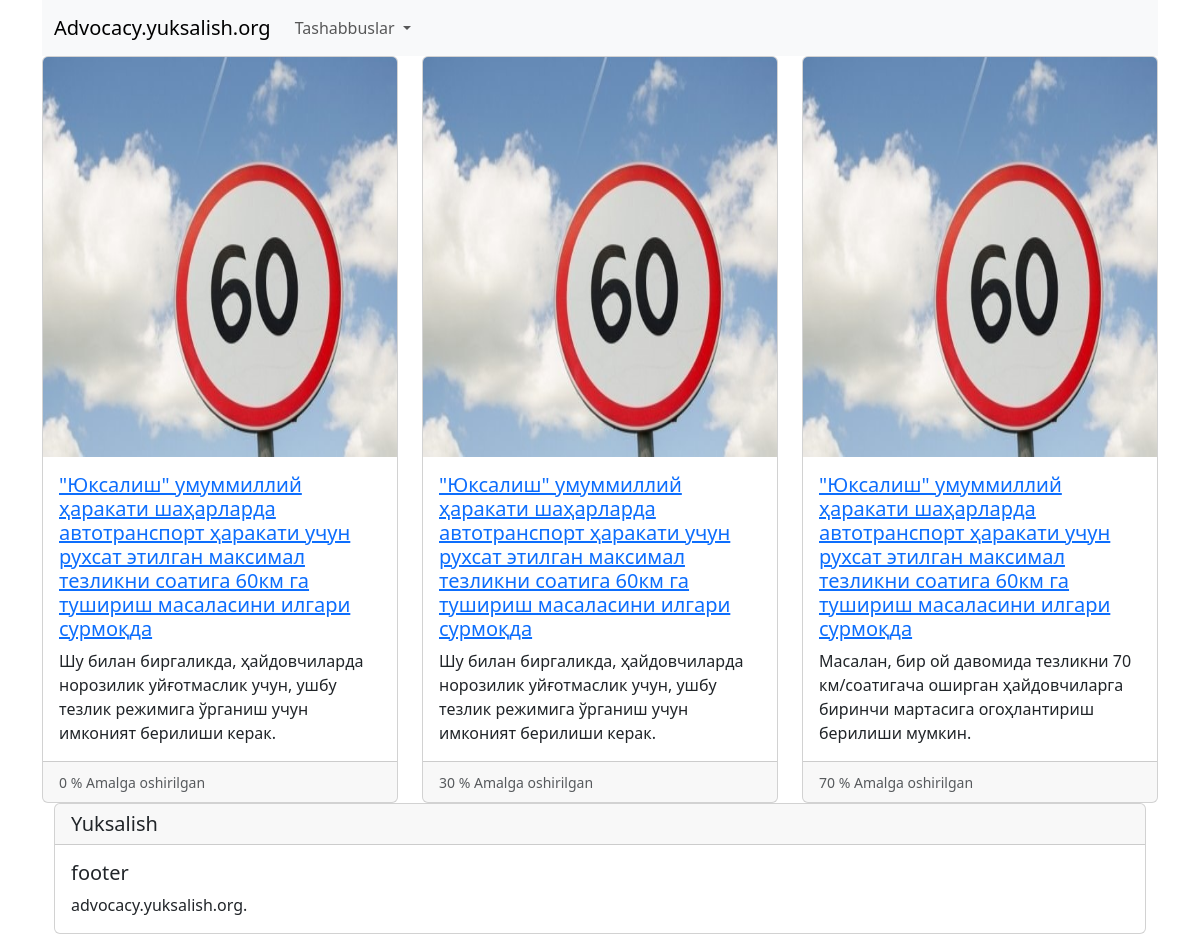
The page / on the database its author committed.
### initiatives/models.py (models this page shows, shortened)
class Initiative(models.Model):
    title = models.CharField("Nomi", max_length=200)
    summary = models.CharField("Qisqacha", max_length=200, blank=True)
    body = models.TextField("Tekst")
    photo = models.ImageField("Foto", upload_to='images/', blank=True)
    result = models.IntegerField("Natija", default=0)
    dcreated = models.DateTimeField(auto_now_add=True)
    likes = models.ManyToManyField(User, related_name='initiative_like')
    class Meta:
        verbose_name = "Tashabbus"
        verbose_name_plural = "Tashabbuslar"

### initiatives/views.py (the view)
# urls.py: path('', HomePageView.as_view(), name='home.html'),
class HomePageView(ListView):
    model = Initiative
    template_name = 'home.html'

### templates/home.html (shortened to what this page needs)
{% extends 'base.html' %}
{% block content %}
        <div class="row row-cols-1 row-cols-md-3 g-4">
        {% for initiative in object_list %}
          <div class="col">
                <div class="card h-100">
                {% if initiative.photo %}
                  <img src="{{ initiative.photo.url }}" style="height: 400px" class="card-img-top" alt="{{ initiative.title }}">
                {% endif %}
                  <div class="card-body">
                    <h5 class="card-title"><a href="{% url 'initiative_detail' initiative.pk %}">{{ initiative.title }}</a></h5>
                    <p class="card-text">{{ initiative.summary }}</p>
                  </div>
                  <div class="card-footer">
                    <small class="text-muted">{{ initiative.result }} % Amalga oshirilgan</small>
                  </div>
                </div>
          </div>
         {% endfor%}
        </div>
{% endblock content %}

### rows shown on the page
Initiative: photo (picture), title "\"Юксалиш\" умуммиллий ҳаракати шаҳарларда автотранспорт ҳаракати учун рухсат этилган максимал тезликни соатига 60км га тушириш масаласини илгари сурмоқда", summary "Шу билан биргаликда, ҳайдовчиларда норозилик уйғотмаслик учун, ушбу тезлик режимига ўрганиш учун имконият берилиши керак.", result "0"
Initiative: photo (picture), title "\"Юксалиш\" умуммиллий ҳаракати шаҳарларда автотранспорт ҳаракати учун рухсат этилган максимал тезликни соатига 60км га тушириш масаласини илгари сурмоқда", summary "Шу билан биргаликда, ҳайдовчиларда норозилик уйғотмаслик учун, ушбу тезлик режимига ўрганиш учун имконият берилиши керак.", result "30"
Initiative: photo (picture), title "\"Юксалиш\" умуммиллий ҳаракати шаҳарларда автотранспорт ҳаракати учун рухсат этилган максимал тезликни соатига 60км га тушириш масаласини илгари сурмоқда", summary "Масалан, бир ой давомида тезликни 70 км/соатигача оширган ҳайдовчиларга биринчи мартасига огоҳлантириш берилиши мумкин.", result "70"
